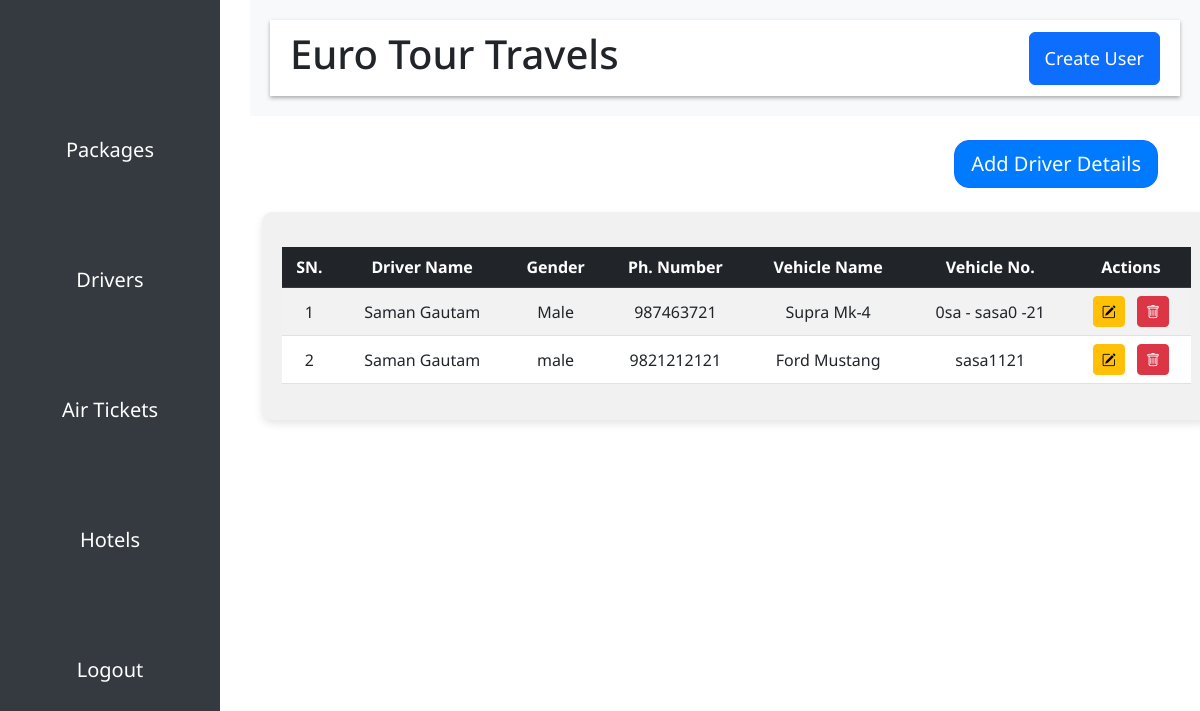
Page /driver/ (signed in) on the earlier database version.
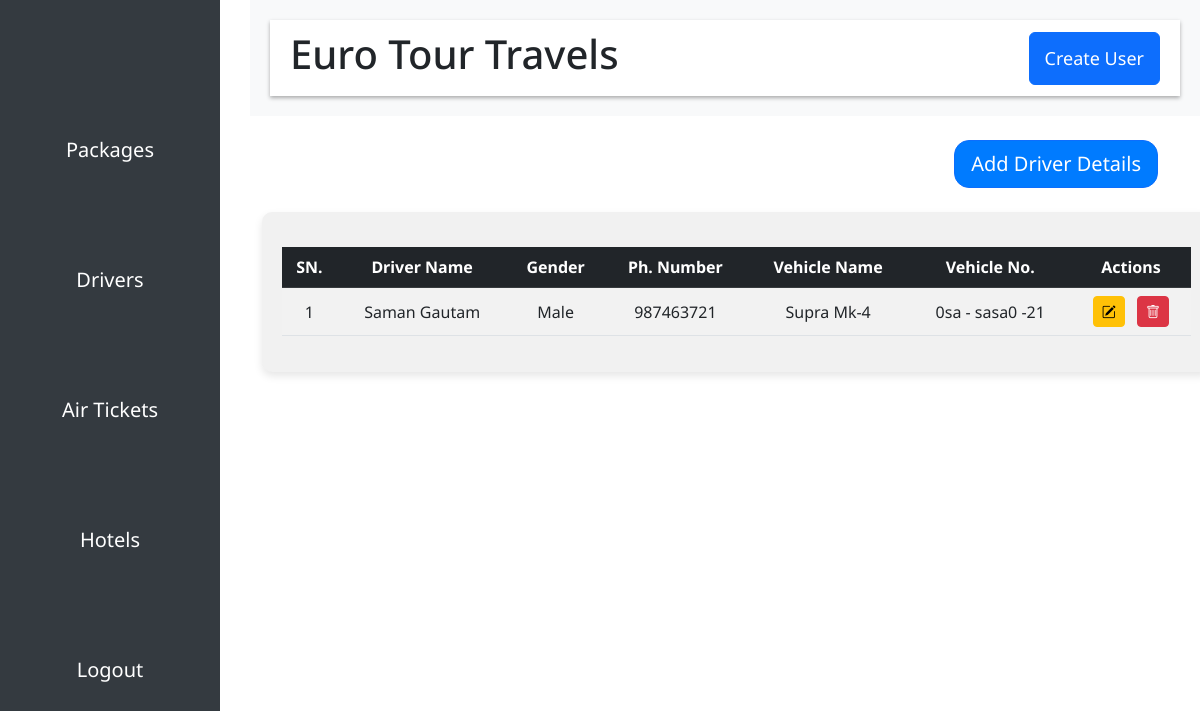
Same page on the later database version.
### core/models.py (models this page shows, shortened)
class Driver(models.Model):
    gender_choices = (
        ('Male', 'Male'),
        ('Female', 'Female'),
        ('Others', 'Others')
    )
    driverId = models.AutoField(primary_key=True)
    drivername = models.CharField(max_length=255, verbose_name="Driver Name", null=True, blank=False, default="")
    gender = models.CharField(max_length=20, verbose_name="Gender", null=True, blank=False, default="", choices=gender_choices)
    phone_number = models.CharField(max_length=20, verbose_name="Phone Number", null=True, blank=False, default="")
    vehicle_name = models.CharField(max_length=255, verbose_name="Vehicle Name", null=True, blank=False, default="")
    vehicle_number = models.CharField(max_length=255, verbose_name="Vehicle Number", null=True, blank=False, default="")

### core/views.py (the view)
# urls.py: path("driver/", driver, name="driver"),
@login_required
def driver(request):
    drivers = Driver.objects.all()
    context = {
        'drivers' : drivers
    }
    return render(request, 'admin/driver.html', context=context)

### templates/admin/driver.html (shortened to what this page needs)
{% extends 'admin/adminbase.html' %}
{% load static %}
{% block body %}
  <div class="container mt-4">
    <div class="add-package-btn text-end mb-3">
      <a class="btn btn-primary btn-lg" href="{% url 'add-driver' %}">Add Driver Details</a>
    </div>
    <div class="package-table mt-4">
      <table class="table table-striped table-hover">
        <thead class="table-dark">
          <tr>
            <th>SN.</th>
            <th>Driver Name</th>
            <th>Gender</th>
            <th>Ph. Number</th>
            <th>Vehicle Name</th>
            <th>Vehicle No.</th>
            <th>Actions</th>
          </tr>
        </thead>
        <tbody>
          {% for i in drivers %}
          <tr>
            <td>{{i.driverId}}</td>
            <td>{{i.drivername}}</td>
            <td>{{i.gender}}</td>
            <td>{{i.phone_number}}</td>
            <td>{{i.vehicle_name}}</td>
            <td>{{i.vehicle_number}}</td>
            <td>
              <a href="{% url 'update-driver' i.driverId %}" class="btn btn-warning btn-sm me-2"><i class="bi bi-pencil-square"></i></a>
              <a href="{% url 'delete-driver' i.driverId %}" class="btn btn-danger btn-sm"><i class="bi bi-trash"></i></a>
            </td>
          </tr>
          {% endfor %}
        </tbody>
      </table>
    </div>
  </div>
{% endblock %}

Differences in the rows shown:
removed Driver: driverId "2", drivername "Saman Gautam", gender "male", phone_number "9821212121", vehicle_name "Ford Mustang", vehicle_number "sasa1121"
